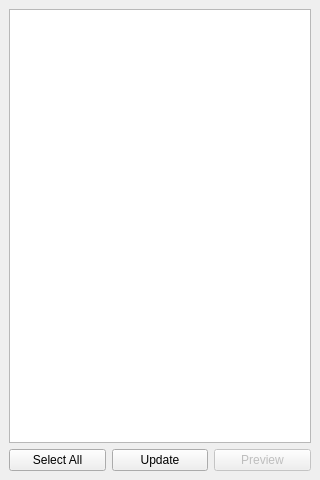
<?xml version="1.0" encoding="UTF-8"?>
<ui version="4.0">
 <class>ContactsList</class>
 <widget class="QMainWindow" name="ContactsList">
  <property name="geometry">
   <rect>
    <x>0</x>
    <y>0</y>
    <width>320</width>
    <height>480</height>
   </rect>
  </property>
  <property name="windowTitle">
   <string>MainWindow</string>
  </property>
  <widget class="QWidget" name="centralwidget">
   <layout class="QGridLayout" name="gridLayout">
    <item row="0" column="0">
     <widget class="QListView" name="listView">
      <property name="enabled">
       <bool>true</bool>
      </property>
      <property name="lineWidth">
       <number>1</number>
      </property>
      <property name="selectionMode">
       <enum>QAbstractItemView::SingleSelection</enum>
      </property>
     </widget>
    </item>
    <item row="1" column="0">
     <layout class="QHBoxLayout" name="horizontalLayout">
      <item>
       <widget class="QPushButton" name="selectListButton">
        <property name="text">
         <string>Select All</string>
        </property>
       </widget>
      </item>
      <item>
       <widget class="QPushButton" name="multiUpdateButton">
        <property name="text">
         <string>Update</string>
        </property>
       </widget>
      </item>
      <item>
       <widget class="QPushButton" name="preivewButton">
        <property name="enabled">
         <bool>false</bool>
        </property>
        <property name="text">
         <string>Preview</string>
        </property>
       </widget>
      </item>
     </layout>
    </item>
   </layout>
  </widget>
 </widget>
 <resources/>
 <connections/>
</ui>
